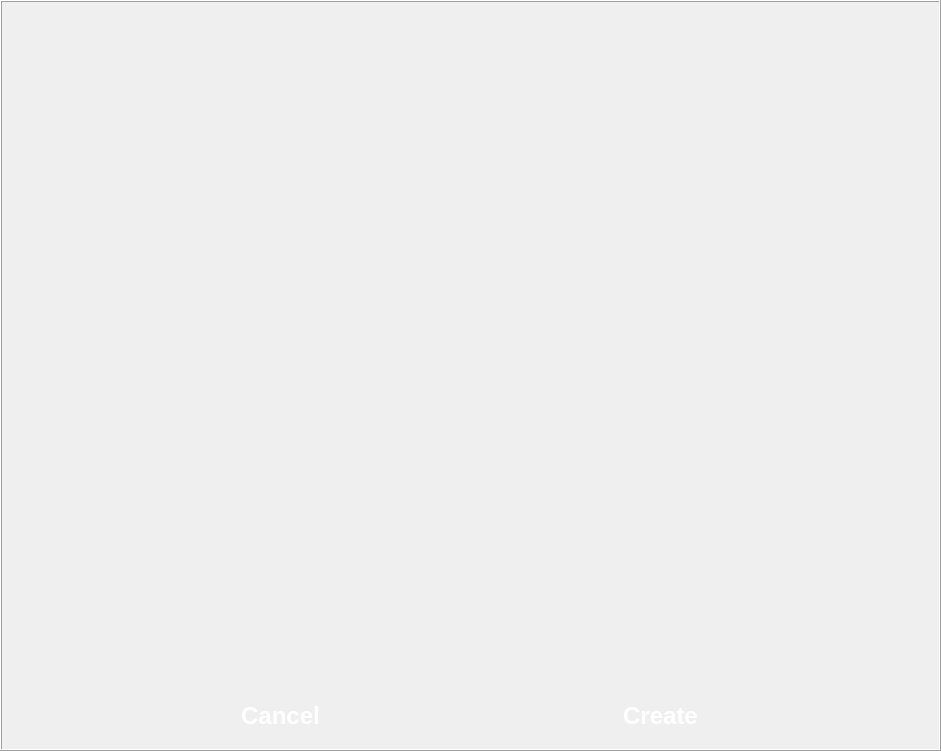
<?xml version="1.0" encoding="UTF-8"?>
<ui version="4.0">
 <class>Dialog</class>
 <widget class="QDialog" name="Dialog">
  <property name="geometry">
   <rect>
    <x>0</x>
    <y>0</y>
    <width>941</width>
    <height>751</height>
   </rect>
  </property>
  <property name="font">
   <font>
    <pointsize>7</pointsize>
   </font>
  </property>
  <property name="windowTitle">
   <string>Dialog</string>
  </property>
  <widget class="QLabel" name="label_2">
   <property name="geometry">
    <rect>
     <x>0</x>
     <y>0</y>
     <width>941</width>
     <height>751</height>
    </rect>
   </property>
   <property name="autoFillBackground">
    <bool>false</bool>
   </property>
   <property name="styleSheet">
    <string notr="true">#QLabel {
    background: qlineargradient(
        spread:pad,
        x1:0, y1:0,
        x2:1, y2:0,
        stop:0   hsla(256, 100%, 35%, 1),
        stop:0.50 hsla(277, 84%, 32%, 1),
        stop:1   hsla(261, 98%, 23%, 1)
    );
}
QLabel {
    background: qlineargradient(
        x1: 0, y1: 0, x2: 1, y2: 0,
        stop: 0 #2a1f4d,
        stop: 0.4 #3d2b6b,
        stop: 1 #1e1b2e
    );
}</string>
   </property>
   <property name="frameShape">
    <enum>QFrame::Box</enum>
   </property>
   <property name="frameShadow">
    <enum>QFrame::Raised</enum>
   </property>
   <property name="text">
    <string/>
   </property>
  </widget>
  <widget class="QScrollArea" name="scrollArea">
   <property name="geometry">
    <rect>
     <x>10</x>
     <y>10</y>
     <width>921</width>
     <height>671</height>
    </rect>
   </property>
   <property name="styleSheet">
    <string notr="true">QScrollArea {
    background: transparent;
    border: none;
}

QScrollBar:vertical {
    background: #2c264d;
    width: 12px;
    border-radius: 6px;
}

QScrollBar::handle:vertical {
    background: #6a5acd;
    border-radius: 6px;
}</string>
   </property>
   <property name="widgetResizable">
    <bool>true</bool>
   </property>
   <widget class="QWidget" name="scrollAreaWidgetContents">
    <property name="geometry">
     <rect>
      <x>0</x>
      <y>0</y>
      <width>921</width>
      <height>671</height>
     </rect>
    </property>
   </widget>
  </widget>
  <widget class="QPushButton" name="create_button">
   <property name="geometry">
    <rect>
     <x>520</x>
     <y>700</y>
     <width>281</width>
     <height>31</height>
    </rect>
   </property>
   <property name="font">
    <font>
     <pointsize>18</pointsize>
     <weight>75</weight>
     <bold>true</bold>
    </font>
   </property>
   <property name="styleSheet">
    <string notr="true">QPushButton {
    background: qlineargradient(x1:0, y1:0, x2:1, y2:0,
        stop:0 #6a5acd, stop:1 #9d81ff);
    color: white;
    border-radius: 20px;
    font-weight: bold;
}

QPushButton:hover {
    background: qlineargradient(x1:0, y1:0, x2:1, y2:0,
        stop:0 #9d81ff, stop:1 #b19bff);
}</string>
   </property>
   <property name="text">
    <string>Create</string>
   </property>
   <property name="autoDefault">
    <bool>false</bool>
   </property>
   <property name="flat">
    <bool>true</bool>
   </property>
  </widget>
  <widget class="QPushButton" name="cancel_button">
   <property name="geometry">
    <rect>
     <x>140</x>
     <y>700</y>
     <width>281</width>
     <height>31</height>
    </rect>
   </property>
   <property name="font">
    <font>
     <pointsize>18</pointsize>
     <weight>75</weight>
     <bold>true</bold>
    </font>
   </property>
   <property name="styleSheet">
    <string notr="true">QPushButton {
    background: qlineargradient(x1:0, y1:0, x2:1, y2:0,
        stop:0 #6a5acd, stop:1 #9d81ff);
    color: white;
    border-radius: 20px;
    font-weight: bold;
}

QPushButton:hover {
    background: qlineargradient(x1:0, y1:0, x2:1, y2:0,
        stop:0 #9d81ff, stop:1 #b19bff);
}</string>
   </property>
   <property name="text">
    <string>Cancel</string>
   </property>
   <property name="autoDefault">
    <bool>false</bool>
   </property>
   <property name="flat">
    <bool>true</bool>
   </property>
  </widget>
 </widget>
 <resources/>
 <connections/>
</ui>
